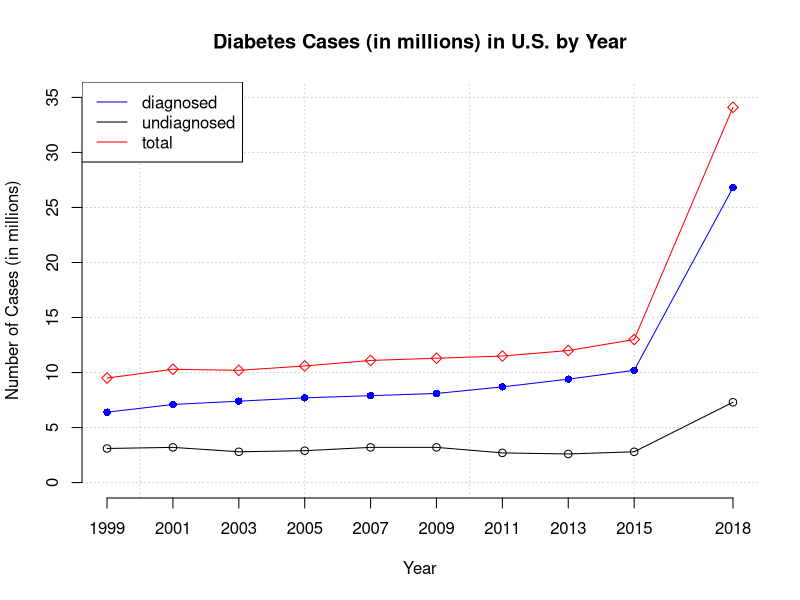

This figure's R source:
diabetes3.data<- read.csv(file="./diabetes_data3.csv", header=TRUE, sep=",")

plot(diabetes3.data$year, diabetes3.data$diagnosed, type="l", col="blue", 
main="Diabetes Cases (in millions) in U.S. by Year", xlim=c(1999,2018), ylim=c(0,35), 
xlab="Year", ylab="Number of Cases (in millions)", axes=FALSE, panel.first=grid())
axis(side=1, at=c(seq(1999,2015,by=2), 2018))
axis(side=2)
lines(diabetes3.data$year, diabetes3.data$undiagnosed, col="black")
lines(diabetes3.data$year, diabetes3.data$total, col="red")
points(diabetes3.data$year, diabetes3.data$diagnosed, pch=16, col="blue") #pch=plot character 16=dot
points(diabetes3.data$year, diabetes3.data$undiagnosed, pch=1, col="black") #1=circle
points(diabetes3.data$year, diabetes3.data$total, pch=5, col="red") #5=diamond
legend("topleft", c("diagnosed", "undiagnosed", "total"), lty=1, col=c("blue", "black", "red"))

